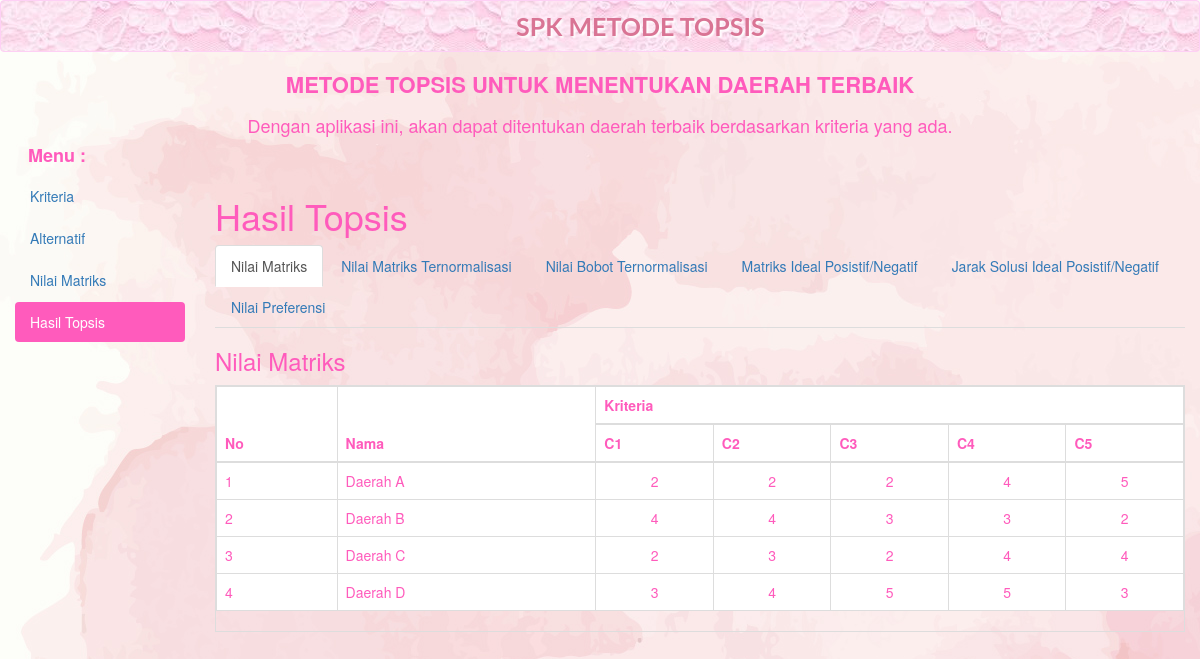
The page /?a=hasiltopsis&k=nilai_matriks on the database its author committed.
### tables this page shows
CREATE TABLE IF NOT EXISTS `alternatif` (
  `id_alternatif` varchar(5) NOT NULL,
  `nm_alternatif` varchar(35) NOT NULL,
  PRIMARY KEY (`id_alternatif`)
);

CREATE TABLE IF NOT EXISTS `nilai_matrik` (
  `id_matrik` int(7) NOT NULL AUTO_INCREMENT,
  `id_alternatif` varchar(7) NOT NULL,
  `id_kriteria` varchar(7) NOT NULL,
  `nilai` double NOT NULL,
  PRIMARY KEY (`id_matrik`)
);

### nilai_matriks.php (the view)
<?php
include ("konfig/koneksi.php");
$s=mysqli_query($connect,"select * from kriteria");
$h=mysqli_num_rows($s);
?>
<div class="box-header">
    <h3 class="box-title " >Nilai Matriks</h3>
</div>
<div class="table table-bordered table-responsive">
<table class="table table-bordered table-responsive">
<thead>
<tr>
<th rowspan="2">No</th>
<th rowspan="2">Nama</th>
<th colspan="<?php echo $h; ?>">Kriteria</th>
</tr>
<tr>
<?php
for($n=1;$n<=$h;$n++){
	echo"<th>C{$n}</th>";
}
?>
</tr>
</thead>
<tbody>
<?php
$i=0;
$a=mysqli_query($connect,"select * from alternatif");
while($da=mysqli_fetch_assoc($a)){
	echo "<tr>
		<td>".(++$i)."</td>
		<td>$da[nm_alternatif]</td>";
		$idalt=$da['id_alternatif'];
			$n=mysqli_query($connect,"select * from nilai_matrik where id_alternatif='$idalt'");
		while($dn=mysqli_fetch_assoc($n)){
			echo "<td align='center'>$dn[nilai]</td>";
		}
		echo "</tr>\n";
}
?>
</tbody>
</table>
</div>

### index.php (style rules this page uses)
body { background: url('131.jpg'); background-color : #fff; color: #ff5bbc; }

### rows shown on the page
alternatif: nm_alternatif "Daerah A"
nilai_matrik: nilai "2"
nilai_matrik: nilai "2"
nilai_matrik: nilai "2"
nilai_matrik: nilai "4"
nilai_matrik: nilai "5"
alternatif: nm_alternatif "Daerah B"
nilai_matrik: nilai "4"
nilai_matrik: nilai "4"
nilai_matrik: nilai "3"
nilai_matrik: nilai "3"
nilai_matrik: nilai "2"
alternatif: nm_alternatif "Daerah C"
nilai_matrik: nilai "2"
nilai_matrik: nilai "3"
nilai_matrik: nilai "2"
nilai_matrik: nilai "4"
nilai_matrik: nilai "4"
alternatif: nm_alternatif "Daerah D"
nilai_matrik: nilai "3"
nilai_matrik: nilai "4"
nilai_matrik: nilai "5"
nilai_matrik: nilai "5"
nilai_matrik: nilai "3"
